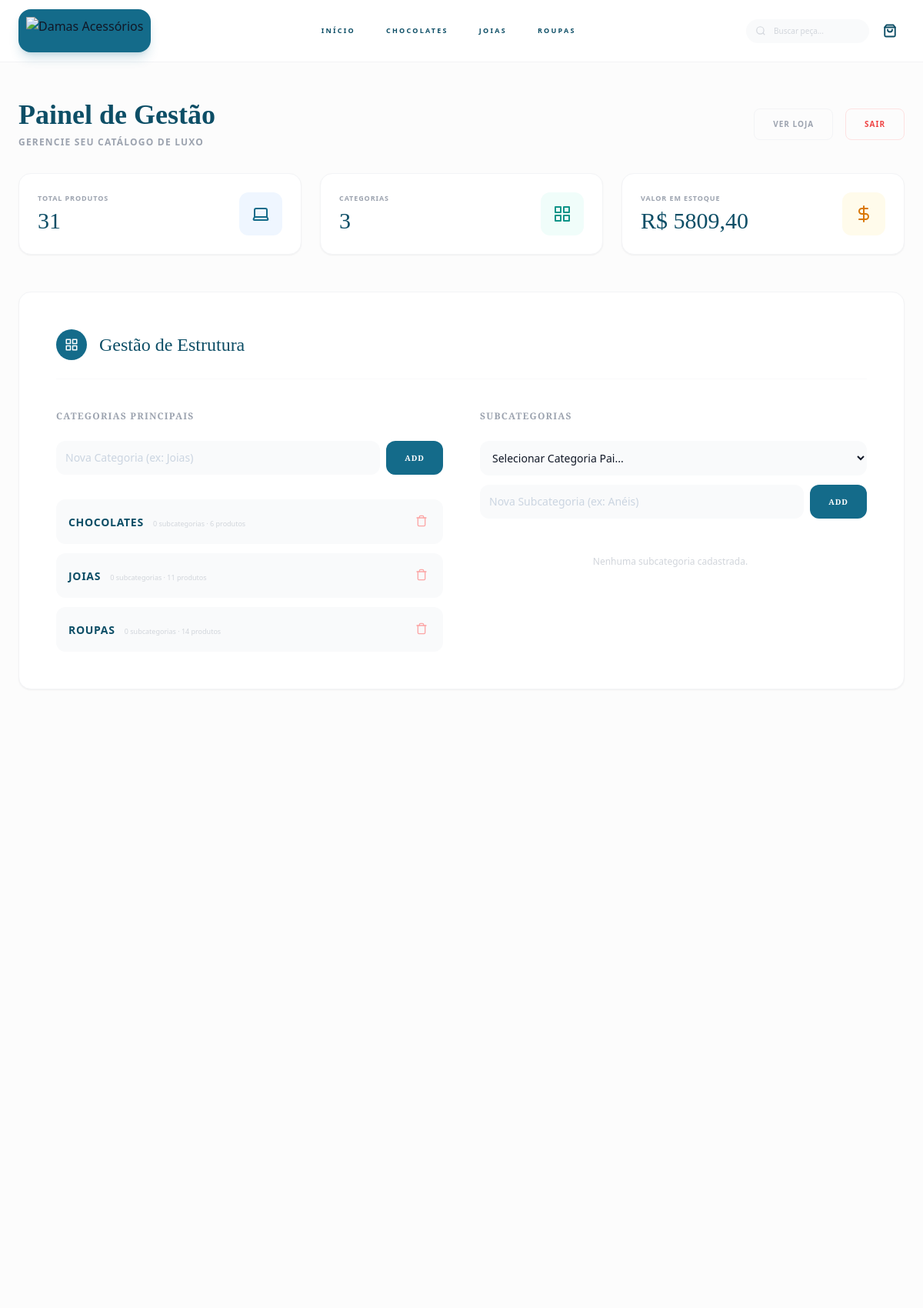
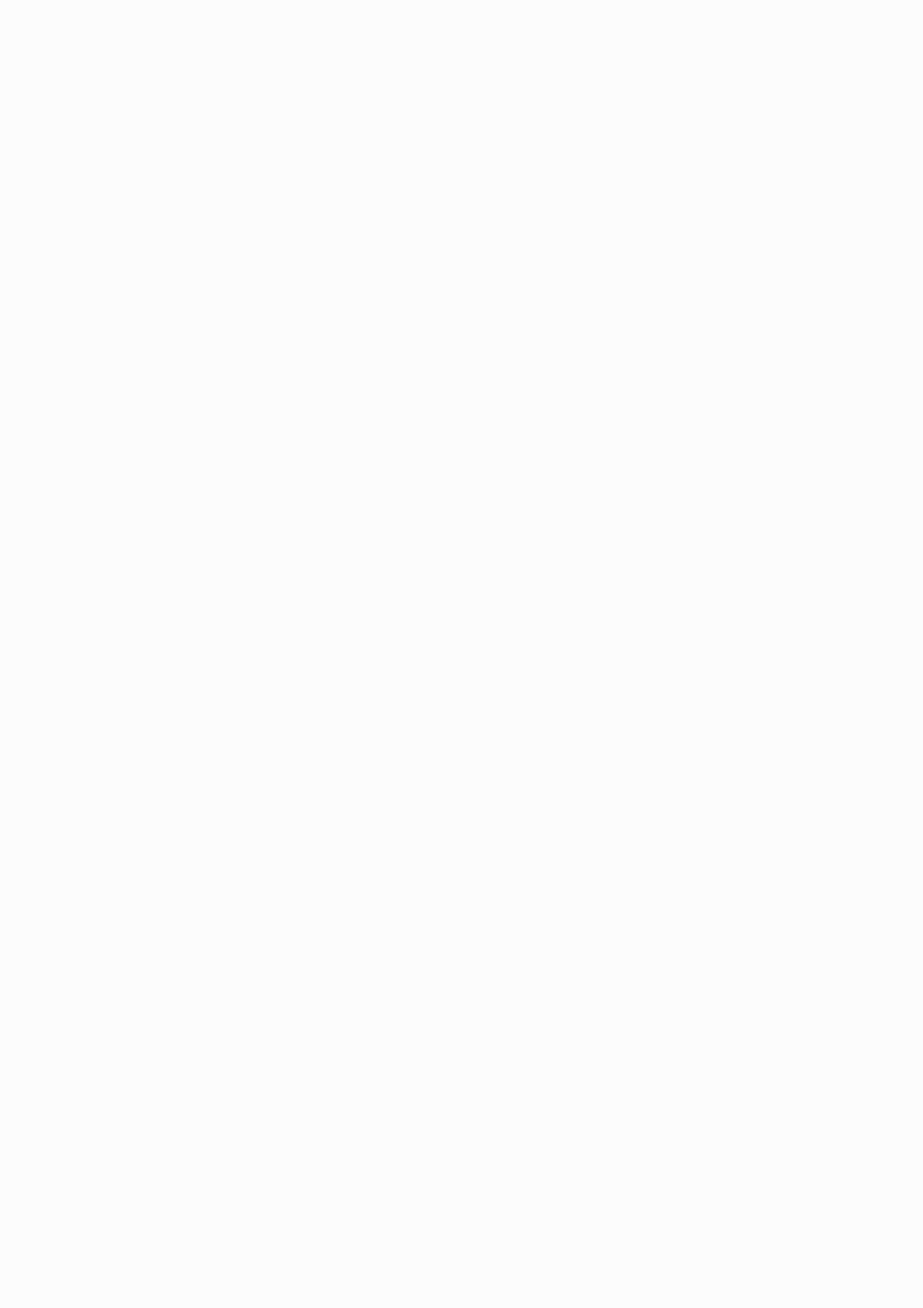
/admin (signed in, upper part), run on the app's committed database (2 pictures, top to bottom).
### app.py (models this page shows)
class Categoria(db.Model):
    id = db.Column(db.Integer, primary_key=True)
    nome = db.Column(db.String(50), nullable=False, unique=True)
    subcategorias = db.relationship('Subcategoria', backref='categoria_pai', lazy=True, cascade='all, delete-orphan')
    produtos = db.relationship('Produto', backref='categoria_ref', lazy=True)

### app.py (the view, shortened to what this page needs)
@app.route('/admin', methods=['GET', 'POST'])
@login_obrigatorio
def admin():
    produtos = Produto.query.order_by(Produto.id.desc()).all()
    total_produtos = len(produtos)
    total_categorias = Categoria.query.count()
    valor_estoque = sum(p.preco for p in produtos)
    return render_template('admin.html',
                           produtos=produtos,
                           total_produtos=total_produtos,
                           total_categorias=total_categorias,
                           valor_estoque=valor_estoque)

### app.py (called while the page is built)
@app.context_processor
def inject_globals():
    return dict(
        categorias=Categoria.query.order_by(Categoria.nome).all(),
        whatsapp_global=WHATSAPP_GLOBAL
    )

def login_obrigatorio(f):
    @wraps(f)
    def decorated_function(*args, **kwargs):
        if 'logado' not in session:
            flash('Faça login para acessar o painel.', 'warning')
            return redirect(url_for('login'))
        return f(*args, **kwargs)
    return decorated_function

    def get_todas_imagens(self):
        if self.imagens_url:
            return [img.strip() for img in self.imagens_url.split(',') if img.strip()]
        return []

    def get_imagem_principal(self):
        imgs = self.get_todas_imagens()
        return imgs[0] if imgs else ''

### templates/admin.html (shortened to what this page needs)
{% extends "base.html" %}
{% block content %}
<div class="max-w-7xl mx-auto px-6 py-12">
    <div class="flex flex-col md:flex-row justify-between items-center mb-8 gap-6 animate-on-scroll fade-in">
        <div>
            <h1 class="text-4xl font-serif font-black text-[#0d4e66] mb-2">Painel de Gestão</h1>
            <p class="text-xs text-gray-400 uppercase tracking-widest font-bold">Gerencie seu catálogo de luxo</p>
        </div>
        <div class="flex gap-4">
            <a href="{{ url_for('index') }}"
                class="px-6 py-3 border border-gray-100 text-gray-400 text-[10px] font-bold uppercase tracking-widest hover:bg-gray-50 transition rounded-lg">Ver
                Loja</a>
            <a href="{{ url_for('logout') }}"
                class="px-6 py-3 border border-red-100 text-red-500 text-[10px] font-bold uppercase tracking-widest hover:bg-red-50 transition rounded-lg">Sair</a>
        </div>
    </div>
    <div class="grid grid-cols-1 md:grid-cols-3 gap-6 mb-12 animate-on-scroll fade-in">
        <div class="bg-white p-6 rounded-2xl border border-gray-100 shadow-sm flex items-center justify-between">
            <div>
                <p class="text-[9px] text-gray-400 uppercase tracking-widest font-bold mb-1">Total Produtos</p>
                <h3 class="text-3xl font-serif text-[#0d4e66]">{{ total_produtos }}</h3>
            </div>
            <div class="p-4 bg-blue-50 text-[#146b8a] rounded-xl">
                <svg xmlns="http://www.w3.org/2000/svg" width="24" height="24" viewBox="0 0 24 24" fill="none"
                    stroke="currentColor" stroke-width="2" stroke-linecap="round" stroke-linejoin="round">
                    <path
                        d="M20 16V7a2 2 0 0 0-2-2H6a2 2 0 0 0-2 2v9m16 0H4m16 0 1.28 2.55a1 1 0 0 1-.9 1.45H3.62a1 1 0 0 1-.9-1.45L4 16" />
                </svg>
            </div>
        </div>
        <div class="bg-white p-6 rounded-2xl border border-gray-100 shadow-sm flex items-center justify-between">
            <div>
                <p class="text-[9px] text-gray-400 uppercase tracking-widest font-bold mb-1">Categorias</p>
                <h3 class="text-3xl font-serif text-[#0d4e66]">{{ total_categorias }}</h3>
            </div>
            <div class="p-4 bg-teal-50 text-teal-600 rounded-xl">
            </div>
        </div>
        <div class="bg-white p-6 rounded-2xl border border-gray-100 shadow-sm flex items-center justify-between">
            <div>
                <p class="text-[9px] text-gray-400 uppercase tracking-widest font-bold mb-1">Valor em Estoque</p>
                <h3 class="text-3xl font-serif text-[#0d4e66]">R$ {{ "%.2f"|format(valor_estoque)|replace('.', ',') }}
                </h3>
            </div>
            <div class="p-4 bg-amber-50 text-amber-600 rounded-xl">
                <svg xmlns="http://www.w3.org/2000/svg" width="24" height="24" viewBox="0 0 24 24" fill="none"
                    stroke="currentColor" stroke-width="2" stroke-linecap="round" stroke-linejoin="round">
                    <path d="M12 2v20" />
                    <path d="M17 5H9.5a3.5 3.5 0 0 0 0 7h5a3.5 3.5 0 0 1 0 7H6" />
                </svg>
            </div>
        </div>
    </div>
    <section id="categorias"
        class="bg-white p-8 md:p-12 rounded-2xl border border-gray-100 shadow-sm mb-16 animate-on-scroll fade-in">
        <div class="flex items-center gap-4 mb-10 border-b border-gray-50 pb-6">
            <div class="w-10 h-10 bg-[#146b8a] rounded-full flex items-center justify-center text-white">
            </div>
            <h2 class="text-2xl font-serif text-[#0d4e66]">Gestão de Estrutura</h2>
        </div>
        <div class="grid grid-cols-1 lg:grid-cols-2 gap-12">
            <div>
                <h3 class="text-xs font-bold text-gray-400 uppercase tracking-widest mb-6">Categorias Principais</h3>
                <form action="{{ url_for('admin_add_categoria') }}" method="POST" class="flex gap-2 mb-8">
                    <input type="text" name="nome" placeholder="Nova Categoria (ex: Joias)"
                        class="flex-1 p-3 bg-gray-50 border-none rounded-xl text-sm focus:ring-2 focus:ring-[#146b8a] transition"
                        required>
                    <button type="submit"
                        class="bg-[#146b8a] text-white px-6 py-3 rounded-xl text-[10px] font-bold uppercase tracking-widest hover:bg-[#0d4e66] transition">Add</button>
                </form>
                <div class="space-y-3">
                    {% for cat in categorias %}
                    <div class="flex items-center justify-between p-4 bg-gray-50 rounded-xl group">
                        <div>
                            <span class="text-sm font-bold text-[#0d4e66] uppercase tracking-wider">{{ cat.nome
                                }}</span>
                            <span class="text-[9px] text-gray-300 ml-2">{{ cat.subcategorias | length }} subcategorias ·
                                {{ cat.produtos | length }} produtos</span>
                        </div>
                        <form action="{{ url_for('admin_del_categoria', id=cat.id) }}" method="POST"
                            onsubmit="return confirm('Isso excluirá todas as subcategorias e produtos vinculados. Confirmar?')">
                            <button type="submit" class="text-red-300 hover:text-red-500 transition p-1">
                                <svg xmlns="http://www.w3.org/2000/svg" width="16" height="16" viewBox="0 0 24 24"
                                    fill="none" stroke="currentColor" stroke-width="2" stroke-linecap="round"
                                    stroke-linejoin="round">
                                    <path d="M3 6h18" />
                                    <path d="M19 6v14c0 1-1 2-2 2H7c-1 0-2-1-2-2V6" />
                                    <path d="M8 6V4c0-1 1-2 2-2h4c1 0 2 1 2 2v2" />
                                </svg>
                            </button>
                        </form>
                    </div>
                    {% else %}
                    <p class="text-xs text-gray-300 text-center py-4">Nenhuma categoria cadastrada.</p>
                    {% endfor %}
                </div>
            </div>
            <div>
                <h3 class="text-xs font-bold text-gray-400 uppercase tracking-widest mb-6">Subcategorias</h3>
                <form action="{{ url_for('admin_add_subcategoria') }}" method="POST" class="flex flex-col gap-3 mb-8">
                    <select name="categoria_id"
                        class="w-full p-3 bg-gray-50 border-none rounded-xl text-sm focus:ring-2 focus:ring-[#146b8a] transition"
                        required>
                        <option value="">Selecionar Categoria Pai...</option>
                    </select>
                    <div class="flex gap-2">
                        <input type="text" name="nome" placeholder="Nova Subcategoria (ex: Anéis)"
                            class="flex-1 p-3 bg-gray-50 border-none rounded-xl text-sm focus:ring-2 focus:ring-[#146b8a] transition"
                            required>
                        <button type="submit"
                            class="bg-[#146b8a] text-white px-6 py-3 rounded-xl text-[10px] font-bold uppercase tracking-widest hover:bg-[#0d4e66] transition">Add</button>
                    </div>
                </form>
                <div class="max-h-[300px] overflow-y-auto pr-2 space-y-4">
                    {% set tem_subcategorias = categorias | selectattr('subcategorias') | list %}
                    {% if not tem_subcategorias %}
                    <p class="text-xs text-gray-300 text-center py-4">Nenhuma subcategoria cadastrada.</p>
                    {% endif %}
                </div>
            </div>
        </div>
    </section>
</div>
{% endblock %}

### templates/base.html (shortened to what this page needs)
<!DOCTYPE html>
<html lang="pt-br" class="scroll-smooth">
<head>
    <script src="https://cdn.tailwindcss.com"></script>
    <link rel="stylesheet" href="{{ url_for('static', filename='css/main.css') }}">
</head>
<body class="antialiased font-sans text-gray-900">
    <nav class="glass-nav border-b border-gray-100 sticky top-0 z-50 transition-all duration-500">
        <div class="px-4 md:px-6 py-3 flex items-center justify-between gap-4">
            <a href="/" class="flex items-center gap-3 hover:opacity-80 transition flex-shrink-0">
                <div class="bg-[#146b8a] p-2 md:p-2.5 rounded-2xl logo-shape shadow-lg shadow-[#146b8a]/20">
                    <img src="/static/logo_transparente.png" alt="Damas Acessórios" class="h-7 md:h-9">
                </div>
            </a>
            <div
                class="hidden md:flex items-center gap-x-6 gap-y-2 text-[9px] font-bold tracking-[0.25em] uppercase text-[#0d4e66] flex-1 justify-center">
                <a href="/#vitrine" class="nav-link px-2 py-1 relative hover-line">Início</a>
                {% for cat in categorias %}
                <a href="{{ url_for('index', cat=cat.id) }}#vitrine" class="nav-link px-2 py-1 relative hover-line">{{
                    cat.nome }}</a>
                {% endfor %}
            </div>
            <div class="flex items-center gap-2 flex-shrink-0">
                <form action="{{ url_for('busca') }}" method="GET" class="relative group hidden md:block">
                    <input type="text" name="q" placeholder="Buscar peça..."
                        class="pl-9 pr-4 py-2 bg-gray-50 border-none rounded-2xl text-[10px] uppercase font-bold tracking-widest text-[#0d4e66] focus:ring-1 focus:ring-[#146b8a] w-40 focus:w-52 transition-all duration-300 placeholder-gray-300">
                </form>
                <button onclick="toggleCart()"
                    class="relative p-2.5 hover:bg-gray-100 rounded-full transition-all duration-300 group">
                </button>
            </div>
        </div>
    </nav>
    {% block content %}{% endblock %}
</body>
</html>

### static/css/main.css (style rules this page uses)
body { font-family: 'Montserrat', sans-serif; background-color: #FCFCFC; color: #1F2937; -webkit-font-smoothing: antialiased; }
h1, h2, h3, h4, h5 { font-family: 'Playfair Display', serif; }
.font-sans { font-family: 'Montserrat', sans-serif; }
button, .upper-case-btn, a[class*='bg-gradient'], a[class*='border-white'] { font-family: 'Playfair Display', serif !important; }
.fade-in { opacity: 0; transform: translateY(20px); transition: opacity 1s ease-out, transform 1s ease-out; }
.fade-in.visible { opacity: 1; transform: translateY(0); }
.hover-line { position: relative; }
.hover-line::after { content: ''; position: absolute; bottom: 0; left: 0; width: 0; height: 2px; background: #D4AF37; transition: width 0.3s ease; }
.logo-shape { animation: logo-pulse 4s infinite ease-in-out; }
.nav-link { transition: all 0.4s cubic-bezier(0.4, 0, 0.2, 1); }

### templates/base.html (style rules this page uses)
:root { --brand-blue: #146b8a; --brand-dark: #0d4e66; --luxury-gold: #D4AF37; }
.glass-nav { background: rgba(255, 255, 255, 0.85); backdrop-filter: blur(20px); -webkit-backdrop-filter: blur(20px); }

### templates/admin.html (style rules this page uses)
input::placeholder, textarea::placeholder { color: #CBD5E1; font-weight: 400; text-transform: none; letter-spacing: normal; }

### data on the page
Categoria: nome "CHOCOLATES", subcategorias|length "0", produtos|length "6"
Categoria: nome "JOIAS", subcategorias|length "0", produtos|length "11"
Categoria: nome "ROUPAS", subcategorias|length "0", produtos|length "14"

### other printed values
{{ total_produtos }} "31"
{{ total_categorias }} "3"
{{ "%.2f"|format(valor_estoque)|replace('.', ',') }} "5809,40"
